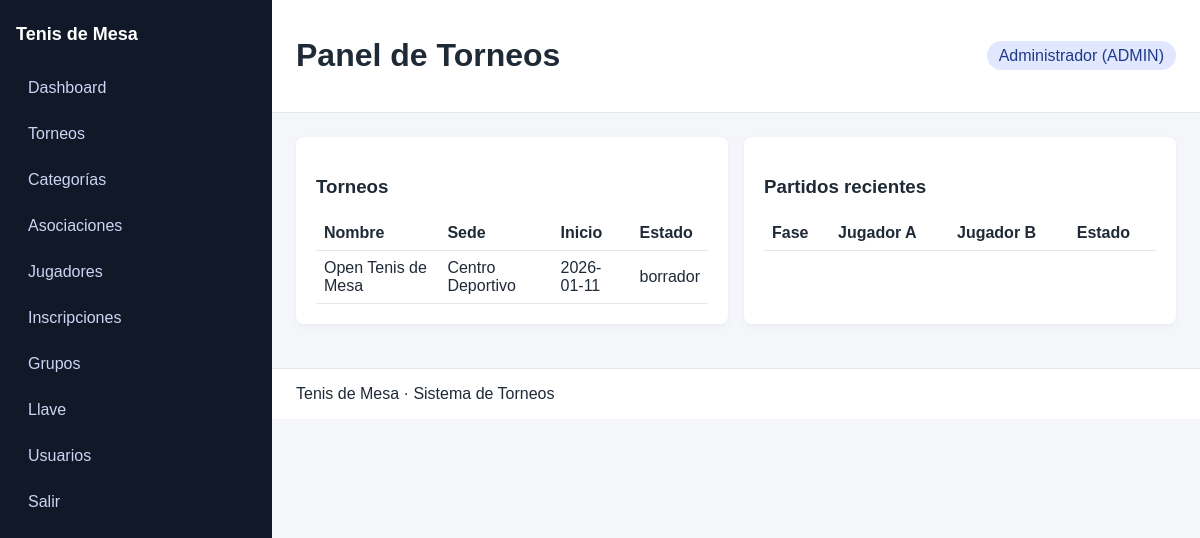
The page / (signed in) on the database its author committed.
### tables this page shows
CREATE TABLE tournaments (
    id INT AUTO_INCREMENT PRIMARY KEY,
    name VARCHAR(120) NOT NULL,
    venue VARCHAR(120) NOT NULL,
    date_start DATE NOT NULL,
    status ENUM('borrador','en_curso','finalizado') NOT NULL DEFAULT 'borrador',
    created_at TIMESTAMP DEFAULT CURRENT_TIMESTAMP
);

### app/Core/Helpers.php (called while the page is built, shortened)
<?php
function env(string $key, ?string $default = null): ?string
{
    $value = $_ENV[$key] ?? getenv($key);
    return $value === false || $value === null ? $default : $value;
}
function e(?string $value): string
{
    return htmlspecialchars($value ?? '', ENT_QUOTES, 'UTF-8');
}
function view(string $view, array $data = []): void
{
    extract($data);
    $viewFile = __DIR__ . '/../Views/' . $view . '.php';
    require $viewFile;
}

### app/Controllers/DashboardController.php (called while the page is built, shortened)
<?php
class DashboardController
{
    public function index(): void
    {
        $tournamentModel = new Tournament();
        $tournaments = $tournamentModel->all();
        view('dashboard/index', compact('tournaments', 'upcomingMatches'));
    }
}

### public/index.php (called while the page is built, shortened)
<?php
require __DIR__ . '/../app/Core/Helpers.php';
spl_autoload_register(function ($class) {
    $prefix = 'App\\';
    $baseDir = __DIR__ . '/../app/';
    $len = strlen($prefix);
    $relativeClass = substr($class, $len);
    $file = $baseDir . str_replace('\\', '/', $relativeClass) . '.php';
});
$router = new Router();
$router->get('/login', [new AuthController(), 'showLogin']);
$router->post('/login', [new AuthController(), 'login']);
$router->get('/logout', [new AuthController(), 'logout']);
$router->get('/', [new DashboardController(), 'index'], ['ADMIN', 'OPERADOR', 'LECTURA']);
$router->get('/users', [new UsersController(), 'index'], ['ADMIN']);
$router->get('/users/create', [new UsersController(), 'create'], ['ADMIN']);
$router->post('/users/store', [new UsersController(), 'store'], ['ADMIN']);
$router->get('/users/edit', [new UsersController(), 'edit'], ['ADMIN']);
$router->post('/users/update', [new UsersController(), 'update'], ['ADMIN']);
$router->post('/users/delete', [new UsersController(), 'delete'], ['ADMIN']);
$router->get('/tournaments', [new TournamentsController(), 'index'], ['ADMIN', 'OPERADOR']);
$router->get('/tournaments/create', [new TournamentsController(), 'create'], ['ADMIN', 'OPERADOR']);
$router->post('/tournaments/store', [new TournamentsController(), 'store'], ['ADMIN', 'OPERADOR']);
$router->get('/tournaments/edit', [new TournamentsController(), 'edit'], ['ADMIN', 'OPERADOR']);
$router->post('/tournaments/update', [new TournamentsController(), 'update'], ['ADMIN', 'OPERADOR']);
$router->post('/tournaments/delete', [new TournamentsController(), 'delete'], ['ADMIN']);
$router->get('/categories', [new CategoriesController(), 'index'], ['ADMIN', 'OPERADOR']);
$router->get('/categories/create', [new CategoriesController(), 'create'], ['ADMIN', 'OPERADOR']);
$router->post('/categories/store', [new CategoriesController(), 'store'], ['ADMIN', 'OPERADOR']);
$router->get('/categories/edit', [new CategoriesController(), 'edit'], ['ADMIN', 'OPERADOR']);
$router->post('/categories/update', [new CategoriesController(), 'update'], ['ADMIN', 'OPERADOR']);
$router->post('/categories/delete', [new CategoriesController(), 'delete'], ['ADMIN', 'OPERADOR']);
$router->get('/associations', [new AssociationsController(), 'index'], ['ADMIN', 'OPERADOR']);
$router->get('/associations/create', [new AssociationsController(), 'create'], ['ADMIN', 'OPERADOR']);
$router->post('/associations/store', [new AssociationsController(), 'store'], ['ADMIN', 'OPERADOR']);
$router->get('/associations/edit', [new AssociationsController(), 'edit'], ['ADMIN', 'OPERADOR']);
$router->post('/associations/update', [new AssociationsController(), 'update'], ['ADMIN', 'OPERADOR']);
$router->post('/associations/delete', [new AssociationsController(), 'delete'], ['ADMIN', 'OPERADOR']);
$router->get('/players', [new PlayersController(), 'index'], ['ADMIN', 'OPERADOR']);
$router->get('/players/create', [new PlayersController(), 'create'], ['ADMIN', 'OPERADOR']);
$router->post('/players/store', [new PlayersController(), 'store'], ['ADMIN', 'OPERADOR']);
$router->get('/players/edit', [new PlayersController(), 'edit'], ['ADMIN', 'OPERADOR']);
$router->post('/players/update', [new PlayersController(), 'update'], ['ADMIN', 'OPERADOR']);
$router->post('/players/delete', [new PlayersController(), 'delete'], ['ADMIN', 'OPERADOR']);
$router->get('/registrations', [new RegistrationsController(), 'index'], ['ADMIN', 'OPERADOR']);
$router->post('/registrations/store', [new RegistrationsController(), 'store'], ['ADMIN', 'OPERADOR']);
$router->post('/registrations/delete', [new RegistrationsController(), 'delete'], ['ADMIN', 'OPERADOR']);
$router->post('/registrations/import', [new RegistrationsController(), 'importCsv'], ['ADMIN', 'OPERADOR']);
$router->get('/groups', [new GroupsController(), 'index'], ['ADMIN', 'OPERADOR']);
$router->post('/groups/generate', [new GroupsController(), 'generate'], ['ADMIN', 'OPERADOR']);
$router->get('/groups/show', [new GroupsController(), 'show'], ['ADMIN', 'OPERADOR', 'LECTURA']);
$router->post('/groups/recalc', [new GroupsController(), 'recalc'], ['ADMIN', 'OPERADOR']);
$router->get('/matches/edit', [new MatchesController(), 'edit'], ['ADMIN', 'OPERADOR']);
$router->post('/matches/update', [new MatchesController(), 'update'], ['ADMIN', 'OPERADOR']);
$router->get('/brackets', [new BracketsController(), 'index'], ['ADMIN', 'OPERADOR', 'LECTURA']);
$router->get('/brackets/show', [new BracketsController(), 'show'], ['ADMIN', 'OPERADOR', 'LECTURA']);
$router->post('/brackets/generate', [new BracketsController(), 'generate'], ['ADMIN', 'OPERADOR']);
$router->dispatch($_SERVER['REQUEST_METHOD'], $_SERVER['REQUEST_URI']);

### app/Core/Database.php (called while the page is built, shortened)
<?php
class Database
{
    private static ?PDO $connection = null;
    public static function connection(): PDO
    {
        if (self::$connection === null) {
            $host = env('DB_HOST', '127.0.0.1');
            $db = env('DB_NAME', 'tournament');
            $user = env('DB_USER', 'root');
            $pass = env('DB_PASS', '');
            $charset = 'utf8mb4';
            $dsn = "mysql:host={$host};dbname={$db};charset={$charset}";
            try {
                self::$connection = new PDO($dsn, $user, $pass, [
                    PDO::ATTR_ERRMODE => PDO::ERRMODE_EXCEPTION,
                    PDO::ATTR_DEFAULT_FETCH_MODE => PDO::FETCH_ASSOC,
                ]);
            } catch (PDOException $e) {
                http_response_code(500);
                echo 'Database connection error.';
                exit;
            }
        }
        return self::$connection;
    }
}

### app/Models/BaseModel.php (called while the page is built, shortened)
<?php
abstract class BaseModel
{
    public function __construct()
    {
        $this->db = Database::connection();
    }
}

### app/Models/Tournament.php (called while the page is built, shortened)
<?php
class Tournament extends BaseModel
{
    public function all(): array
    {
        return $this->db->query('SELECT * FROM tournaments ORDER BY date_start DESC')->fetchAll();
    }
}

### app/Views/dashboard/index.php (the view, shortened to what this page needs)
<?php require __DIR__ . '/../partials/header.php'; ?>
<div class="grid two">
    <div class="card">
        <h3>Torneos</h3>
        <table class="table">
            <thead>
                <tr>
                    <th>Nombre</th>
                    <th>Sede</th>
                    <th>Inicio</th>
                    <th>Estado</th>
                </tr>
            </thead>
            <tbody>
            <?php foreach ($tournaments as $tournament): ?>
                <tr>
                    <td><?php echo e($tournament['name']); ?></td>
                    <td><?php echo e($tournament['venue']); ?></td>
                    <td><?php echo e($tournament['date_start']); ?></td>
                    <td><?php echo e($tournament['status']); ?></td>
                </tr>
            <?php endforeach; ?>
            </tbody>
        </table>
    </div>
    <div class="card">
        <h3>Partidos recientes</h3>
        <table class="table">
            <thead>
                <tr>
                    <th>Fase</th>
                    <th>Jugador A</th>
                    <th>Jugador B</th>
                    <th>Estado</th>
                </tr>
            </thead>
        </table>
    </div>
</div>
<?php require __DIR__ . '/../partials/footer.php'; ?>

### app/Core/Router.php (shortened to what this page needs)
<?php
class Router
{
    private array $routes = [];
    private function map(string $method, string $path, callable $handler, array $roles): void
    {
        $this->routes[] = compact('method', 'path', 'handler', 'roles');
    }
    public function dispatch(string $method, string $uri): void
    {
        $path = parse_url($uri, PHP_URL_PATH) ?: '/';
        foreach ($this->routes as $route) {
            if ($route['method'] === $method && $route['path'] === $path) {
                call_user_func($route['handler']);
                return;
            }
        }
    }
}

### public/theme/css/theme.css (style rules this page uses)
body { margin: 0; font-family: Arial, sans-serif; background: #f4f6f9; color: #1f2a37; }
.card { background: #fff; padding: 20px; border-radius: 8px; box-shadow: 0 2px 6px rgba(0,0,0,0.05); margin-bottom: 20px; }
.table { width: 100%; border-collapse: collapse; }
.table th, .table td { text-align: left; padding: 8px; border-bottom: 1px solid #e5e7eb; }
.grid.two { display: grid; grid-template-columns: repeat(2, 1fr); gap: 16px; }

### rows shown on the page
tournaments: name "Open Tenis de Mesa", venue "Centro Deportivo", date_start "2026-01-11", status "borrador"
